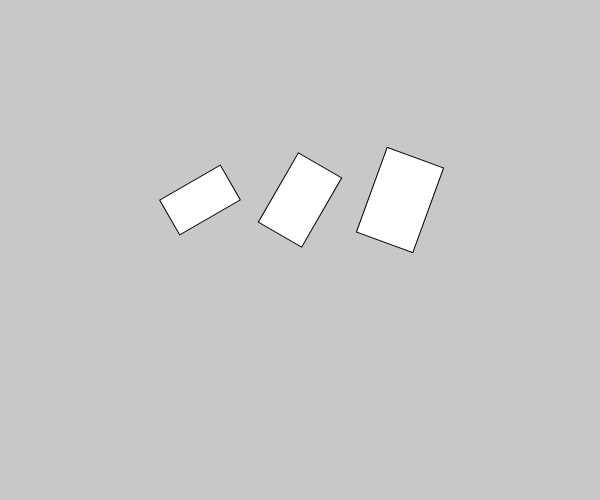
Frame 1 (no input)
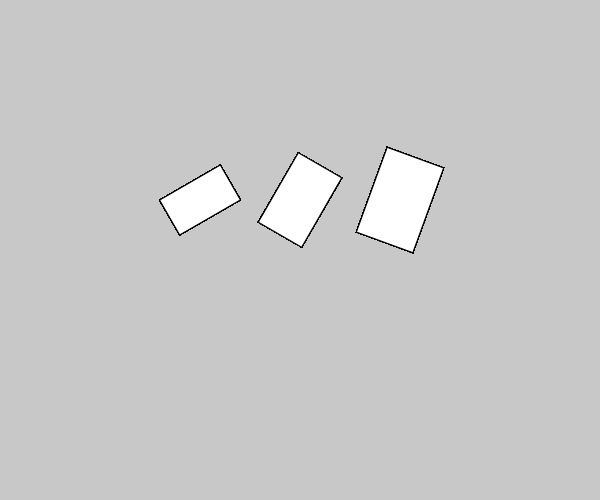
Frame 60 (no input)
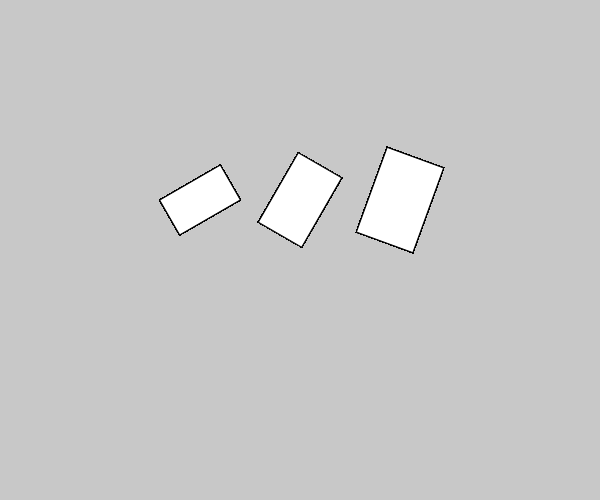
Frame 120 (the mouse pressed at the canvas centre since frame 60)

The p5.js sketch that drew these frames (run headless with seeded random() and noise() and a simulated clock; from frame 60 on, the mouse is pressed at the canvas centre):

// p5.js sketch
// ── sketch.js
function setup() {
    createCanvas(600, 500);
    background(200);
    rectMode(CENTER);
}

function draw() {
    push();
    translate(200, 200);
    rotate(PI/3);
    rect(0, 0, 40, 70);
    pop();

    push();
    translate(300, 200);
    rotate(PI/6);
    rect(0, 0, 50, 80);
    pop();

    push();
    translate(400, 200);
    rotate(PI/9);
    rect(0, 0, 60, 90);
    pop();

}
